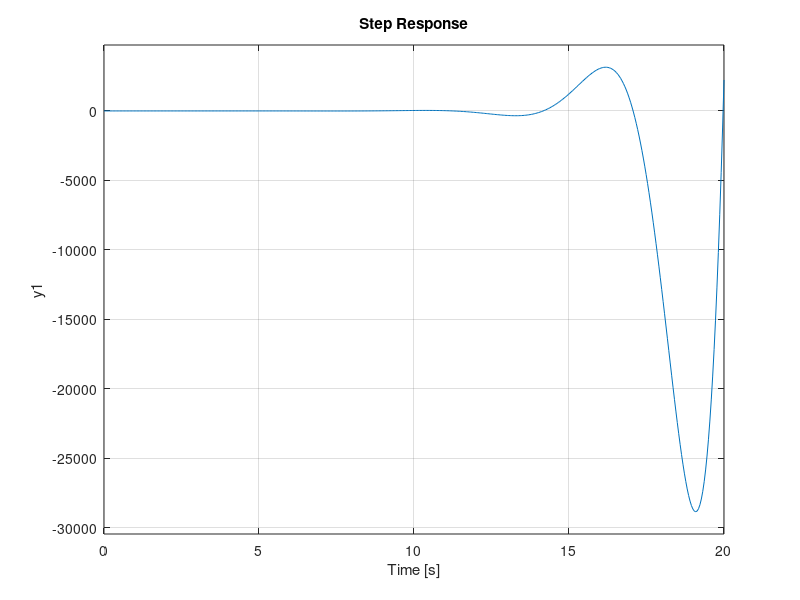

The MATLAB source for this figure: (Note: this script raises an error after producing the figure.)
P1=[1 7 2 9 10 12 15];%Denominator of TF G2
r = roots(P1);%roots of P1, i.e poles of G2

%part (1)
subplot(3, 1, 1);
plot(r, 'ro') %point plot of roots
xlabel("Real")
ylabel("Imaginary")
title("s-domain plot of P1")

%part (2)
%TF is unstable if any of the poles are on the RHP (i.e, >0)
if any(r>0)
    fprintf("unstable\n")
end

%part(3)    
%step response of G2
subplot(3, 1, 2);
step(tf(1, P1))
syms s t;                     

%part(4)
%stabilising G2 to get G1 and plotting step response
subplot(3, 1, 3);
G2=tf(sym2poly(prod(s-r(r>0))),P1) %multiplying the positive poles of G2 to the numerator to get a stable response
G2=G2/dcgain(G2)
step(G2)

%part(5)
%inverse laplace of TF2 using inbuilt function
fprintf("Inverse laplace of G2: \n")
ilaplace(1/poly2sym([1 7 2 9 10 12 15])) %ilaplace takes sym format input
fprintf("Inverse laplace of G1: \n")
ilaplace(prod(s-r(r>0))/poly2sym([1 7 2 9 10 12 15]))
